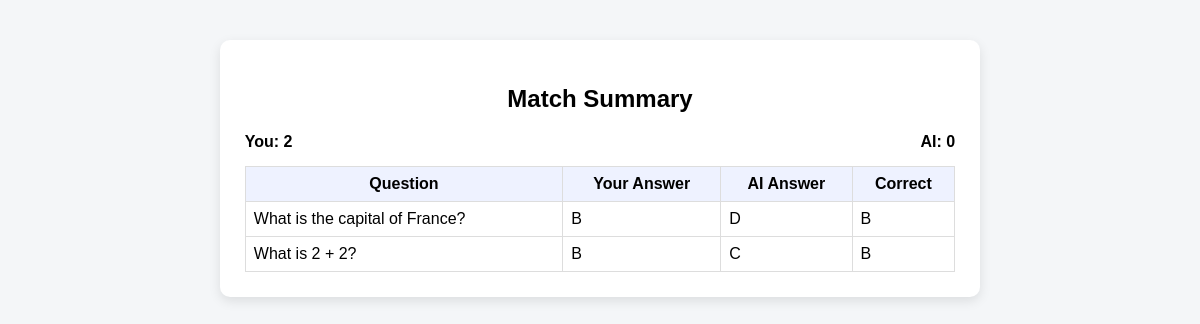
The page /user-vs-ai/summary/27/ on the database its author committed.
### quiz_ai_battle/models.py (models this page shows, shortened)
class Match(models.Model):
    AI_MODES = [
        ("random", "Random AI"),
        ("gpt", "GPT AI"),
    ]
    user = models.ForeignKey(
        User,
        on_delete=models.SET_NULL,
        null=True,
        blank=True
    )
    ai_mode = models.CharField(
        max_length=10,
        choices=AI_MODES,
        default="random"
    )
    user_score = models.IntegerField(default=0)
    ai_score = models.IntegerField(default=0)
    created_at = models.DateTimeField(auto_now_add=True)

class Round(models.Model):
    match = models.ForeignKey(Match, on_delete=models.CASCADE)
    question = models.ForeignKey(Question, on_delete=models.CASCADE)
    user_answer = models.CharField(
        max_length=1,
        null=True,
        blank=True
    )
    ai_answer = models.CharField(
        max_length=1,
        null=True,
        blank=True
    )
    user_correct = models.BooleanField(null=True)
    ai_correct = models.BooleanField(null=True)

class Question(models.Model):
    content = models.TextField()
    option_a = models.CharField(max_length=255)
    option_b = models.CharField(max_length=255)
    option_c = models.CharField(max_length=255)
    option_d = models.CharField(max_length=255)
    correct_answer = models.CharField(
        max_length=1,
        choices=[
            ('A', 'A'),
            ('B', 'B'),
            ('C', 'C'),
            ('D', 'D'),
        ]
    )

### quiz_ai_battle/views.py (the view)
def summary(request, match_id):
    match = get_object_or_404(Match, id=match_id)
    rounds = Round.objects.filter(match=match)
    return render(request, 'quiz_ai_battle/summary.html', {
        'match': match,
        'rounds': rounds
    })

### quiz_ai_battle/templates/quiz_ai_battle/summary.html
{% load static %}
<link rel="stylesheet" href="{% static 'quiz_ai_battle/style.css' %}">
<div class="container">
    <h2>Match Summary</h2>
    <div class="score-box">
        <span>You: {{ match.user_score }}</span>
        <span>AI: {{ match.ai_score }}</span>
    </div>
    <table>
        <tr>
            <th>Question</th>
            <th>Your Answer</th>
            <th>AI Answer</th>
            <th>Correct</th>
        </tr>
        {% for r in rounds %}
        <tr>
            <td>{{ r.question.content }}</td>
            <td>{{ r.user_answer }}</td>
            <td>{{ r.ai_answer }}</td>
            <td>{{ r.question.correct_answer }}</td>
        </tr>
        {% endfor %}
    </table>
</div>

### quiz_ai_battle/static/quiz_ai_battle/style.css (style rules this page uses)
.container { width: 60%; margin: 40px auto; background: white; padding: 25px; border-radius: 10px; box-shadow: 0 4px 12px rgba(0,0,0,0.1); }
h2 { text-align: center; margin-bottom: 20px; }
.score-box { display: flex; justify-content: space-between; margin-top: 20px; font-weight: bold; }
table { width: 100%; border-collapse: collapse; margin-top: 15px; }
table th, table td { border: 1px solid #ddd; padding: 8px; }
table th { background: #eef2ff; }

### rows shown on the page
Match: user_score "2", ai_score "0"
Round: question.content "What is the capital of France?", user_answer "B", ai_answer "D", question.correct_answer "B"
Round: question.content "What is 2 + 2?", user_answer "B", ai_answer "C", question.correct_answer "B"
